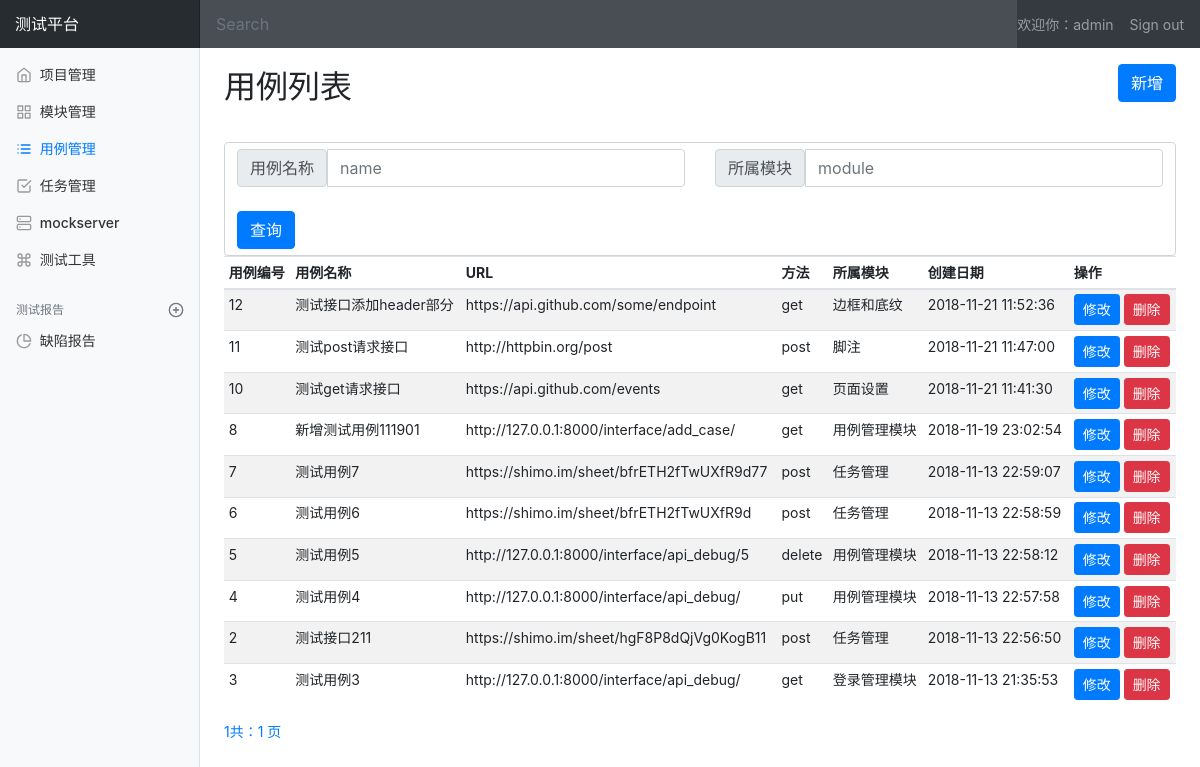
Before: /interface/case_manage/ (signed in) with the older database file.
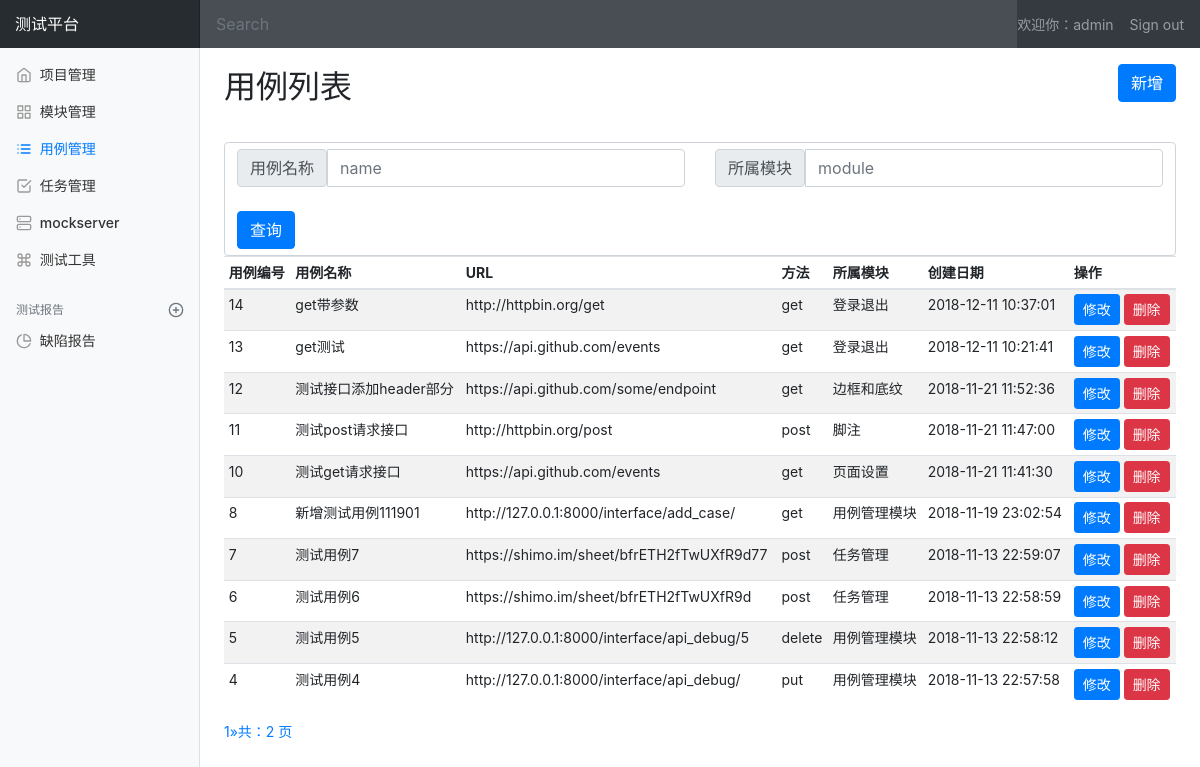
After: the same page with the newer database file.
### interface_app/models.py (models this page shows, shortened)
class TestCase(models.Model):
    module = models.ForeignKey(Module, on_delete=models.CASCADE, verbose_name="模块名称")
    name = models.CharField("接口名称", max_length=200, blank=False, default="")
    url = models.TextField("URL地址", default="")
    req_method = models.CharField("请求方法", max_length=50, default="")
    req_type = models.CharField("请求参数类型", max_length=50, default="")
    req_header = models.TextField("请求头", default="")
    req_parameter = models.TextField("请求参数", default="")
    response_assert = models.TextField("预期结果", default="")
    create_time = models.DateTimeField("创建时间", auto_now=True)

### project_app/models.py (models this page shows)
class Module(models.Model):
    project = models.ForeignKey(Project, on_delete=models.CASCADE, verbose_name="所属项目")
    name = models.CharField("模块名称", max_length=100, blank=False, default="")
    describe = models.TextField("模块描述", default="")
    create_time = models.DateTimeField("创建时间", auto_now=True)
    def __str__(self):
        return self.name

### interface_app/views/case_view.py (the view)
# urls.py: path('case_manage/', case_view.case_manage, name='case_manage'),
@login_required
def case_manage(request):
    username = request.session.get('u', None)
    testcase = TestCase.objects.all().order_by('-create_time')
    page = request.GET.get('page')
    contacts = pageInation(testcase, 10, page)
    if request.method == "GET":
        return render(request, 'interface_app/case_manage.html', {'user': username, 'type': 'list', 'testcases': contacts})
    else:
        return HttpResponse("404")

### interface_app/views/case_view.py (called while the page is built)
def pageInation(query_obj, default_item, get_page):
    paginator = Paginator(query_obj, default_item)
    try:
        contacts = paginator.page(get_page)
    except PageNotAnInteger:
        contacts = paginator.page(1)
    except EmptyPage:
        contacts = paginator.page(paginator.num_pages)
    return contacts

### templates/interface_app/case_manage.html (shortened to what the changed rows need)
{% extends 'base.html' %}
{% block css %}
  {% load static %}
  <link rel="stylesheet" type="text/css" href="{% static 'css/project_manage.css' %}">
{% endblock %}
{% block body%}
  <div class="container-fluid">
      <div class="row">
        <main role="main" class="col-md-9 ml-sm-auto col-lg-10 pt-3 px-4">
          {% if type == 'list' %}
          <div class="d-flex justify-content-between flex-wrap flex-md-nowrap align-items-center pb-2 mb-3">
            <h1 class="h2">用例列表</h1>
            <p>
              <a class="btn btn-primary" href="/interface/add_case/">新增</a>
            </p>
          </div>
          <div class="table-responsive">
              <form class="form-control" method="post" action="/interface/search_case/">
                    <div class="row">
                        <div class="col">
                          <div class="input-group">
                              <span class="input-group-text">用例名称</span>
                              <input id="case_name" type="text" class="form-control" placeholder="name" name="case_name" >
                          </div>
                        </div>
                        <div class="col">
                            <div class="input-group">
                                <span class="input-group-text">所属模块</span>
                                <input id="case_module" type="text" class="form-control" placeholder="module" name="case_module" >
                            </div>
                        </div>
                    </div>
                  <br>
                <button class="btn btn-primary" type="submit" id="search">查询</button>
              </form>
            <table class="table table-striped table-sm">
              <thead>
                <tr>
                  <th>用例编号</th>
                  <th>用例名称</th>
                  <th>URL</th>
                  <th>方法</th>
                  <th>所属模块</th>
                  <th>创建日期</th>
                  <th>操作</th>
                </tr>
              </thead>
              <tbody>
                {% for case in testcases %}
                  <tr>
                    <td>{{ case.id }}</td>
                    <td>{{ case.name }}</td>
                    <td>{{ case.url }}</td>
                    <td>{{ case.req_method}}</td>
                    <td>{{ case.module }}</td>
                    <td>{{case.create_time|date:"Y-m-d H:i:s"}}</td>
                    <td>
                      <a href="/interface/edit_case/{{case.id}}/" class="btn btn-sm btn-primary">修改</a>
                      <a href="/interface/delete_case/{{case.id}}/" class="btn btn-sm btn-danger">删除</a>
                    </td>
                  </tr>
                {% endfor %}
              </tbody>
            </table>
          </div>
            <div class="pagination">
                <span class="step-links">
                    <ul class="pagination">
                        <li><a href="#">{{ testcases.number }}</a></li>
                        {% if testcases.has_next %}
                            {% if case_name %}
                                <li><a href="?case_name={{ case_name }}&page={{ testcases.next_page_number }}">&raquo;</a></li>
                            {% else %}
                                <li><a href="?page={{ testcases.next_page_number }}">&raquo;</a></li>
                            {% endif %}
                        {% endif %}
                        <li><a href="#">共：{{ testcases.paginator.num_pages }} 页</a></li>
                    </ul>
                </span>
            </div>
          {% endif %}
        </main>
      </div>
    </div>
{% endblock %}

Changed rows visible on the page:
no longer on this page (row unchanged): TestCase: id "2", name "测试接口211", url "https://shimo.im/sheet/hgF8P8dQjVg0KogB11", req_method "post", module "任务管理", create_time "2018-11-13 22:56:50"
no longer on this page (row unchanged): TestCase: id "3", name "测试用例3", url "http://127.0.0.1:8000/interface/api_debug/", req_method "get", module "登录管理模块", create_time "2018-11-13 21:35:53"
added TestCase: id "14", name "get带参数", url "http://httpbin.org/get", req_method "get", module "登录退出", create_time "2018-12-11 10:37:01"
added TestCase: id "13", name "get测试", url "https://api.github.com/events", req_method "get", module "登录退出", create_time "2018-12-11 10:21:41"
Other visible differences:
{{ testcases.paginator.num_pages }}: "1" → "2"
